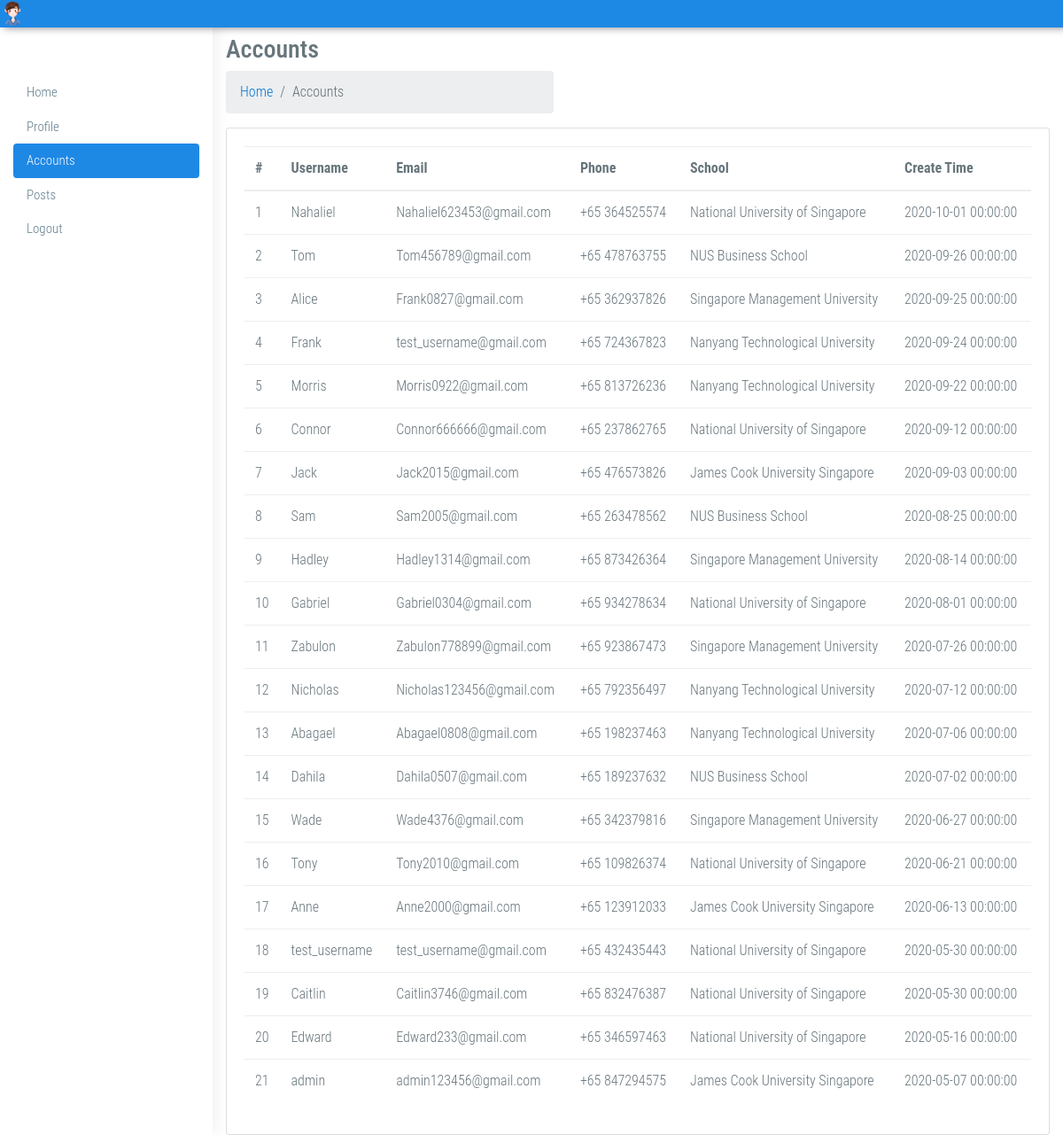
Page /admin_accounts.php on the committed database.
### tables this page shows
CREATE TABLE IF NOT EXISTS accounts(
id INT UNSIGNED AUTO_INCREMENT KEY,
username VARCHAR(40) NOT NULL,
password VARCHAR(100) NOT NULL,
is_admin INT UNSIGNED DEFAULT 0,
email VARCHAR(40) DEFAULT NULL,
phone VARCHAR(40) DEFAULT NULL,
school VARCHAR(40) DEFAULT NULL,
description VARCHAR(1000) DEFAULT 'Do not have a description yet',
headimg_url VARCHAR(255) DEFAULT "img/headimg/0.png",
create_date DATETIME DEFAULT CURRENT_TIMESTAMP()
);

### common.php (called while the page is built, shortened)
<?php
	function connect(){
	    $link = mysqli_connect(DB_HOST, DB_USER, DB_PASSWORD, DB_DATABASE) or die ( 'Failed to connect to the database<br/>ERROR ' . mysqli_connect_errno () . ':' . mysqli_connect_error () );
	    return $link;
	}
	function fetchAll($link, $query, $result_type = MYSQLI_ASSOC) {
	    $result = mysqli_query ( $link, $query );
	    if ($result && mysqli_num_rows ( $result ) > 0) {
	        while ( $row = mysqli_fetch_array ( $result, $result_type ) ) {
	            $rows [] = $row;
	        }
	        return $rows;
	    } else {
	        return false;
	    }
	}
	function getAllUsers()
	{
		$link = connect();
		$sql="SELECT * FROM accounts  ORDER BY create_date DESC limit 0,100";
		return fetchAll($link, $sql);
	}
?>

### admin_accounts.php (the view, shortened to what this page needs)
<?php
require_once dirname(__FILE__) .'/common.php';
?>
<!DOCTYPE html>
<html lang="en">
<head>
    <link rel="stylesheet" href="assets/plugins/bootstrap/css/bootstrap.min.css" >
    <link rel="stylesheet" href="css/backend-style.css">
</head>
<body class="fix-header fix-sidebar card-no-border">
    <div id="main-wrapper">
        <header class="topbar">
            <a class="userinfo" href=""><img src="img/headimg/1.png" class="profile-pic" />
            </a>
        </header>
        <aside class="left-sidebar">
            <div class="scroll-sidebar">
                <nav class="sidebar-nav">
                    <ul id="sidebarnav">
                        <li> <a href="index.php" ><span>Home</span></a>
                        </li>
                        <li> <a href="admin.php" aria-expanded="false"><span>Profile</span></a>
                        </li>
                        <li class="active"> <a href="admin_accounts.php"><span>Accounts</span></a>
                        </li>
                        <li> <a href="admin_posts.php"><span>Posts</span></a>
                        </li>
                        <li> <li> <a href="logout.php"><span>Logout</span></a>
                        </li>
                    </ul>
                </nav>
            </div>
        </aside>
        <div class="page-wrapper">
            <div class="container-fluid">
                <div class="row page-titles">
                    <div class="col-md-5 col-8 align-self-center">
                        <h3 class="text-themecolor m-b-0 m-t-0">Accounts</h3>
                        <ol class="breadcrumb">
                            <li class="breadcrumb-item"><a href="javascript:void(0)">Home</a></li>
                            <li class="breadcrumb-item active">Accounts</li>
                        </ol>
                    </div>
                </div>
                <div class="row">
                    <div class="col-lg-12">
                        <div class="card">
                            <div class="card-block">
                                <div class="table-responsive">
                                    <table class="table">
                                        <thead>
                                            <tr>
                                                <th>#</th>
                                                <th>Username</th>
                                                <th>Email</th>
                                                <th>Phone</th>
                                                <th>School</th>
                                                <th>Create Time</th>
                                            </tr>
                                        </thead>
                                        <tbody>
                                            <tr>
                                        <?php
                                                    $index=0;
                                                    $rows = getAllUsers();
                                                    foreach ($rows as $row){
                                                        $index+=1;
                                        ?>
                                                <td>
                                                    <?php echo $index; ?>
                                                </td>
                                                <td><?php echo $row['username']; ?></td>
                                                <td><?php echo $row['email']; ?></td>
                                                <td><?php echo $row['phone']; ?></td>
                                                <td><?php echo $row['school']; ?></td>
                                                <td><?php echo $row['create_date']; ?></td>
                                            </tr>
                                        <?php } ?>
                                        </tbody>
                                    </table>
                                </div>
                            </div>
                        </div>
                    </div>
                </div>
            </div>
    </div>
</body>
</html>

### css/backend-style.css (style rules this page uses)
body { background: #fff; font-family: 'Roboto Condensed', sans-serif; margin: 0; overflow-x: hidden; color: #67757c; font-weight: 300; }
html { position: relative; min-height: 100%; background: white; }
.profile-pic { width: 30px; border-radius: 100%; }
.userinfo { color: white; }
.topbar { background: #1e88e5; position: relative; z-index: 50; -webkit-box-shadow: 5px 0px 10px rgba(0, 0, 0, 0.5); box-shadow: 5px 0px 10px rgba(0, 0, 0, 0.5); margin-bottom: 10px; }
.scroll-sidebar { padding-bottom: 60px; }
.sidebar-nav { background: #fff; padding: 15px; }
.sidebar-nav ul { margin: 0px; padding: 0px; }
.sidebar-nav ul li { list-style: none; }
.sidebar-nav ul li a { color: #607d8b; padding: 8px 35px 8px 15px; display: block; font-size: 15px; border-radius: 4px; white-space: nowrap; }
@media (min-width: 1024px) { .page-wrapper { margin-left: 240px; } }
.left-sidebar { position: absolute; width: 240px; height: 100%; top: 0px; z-index: 20; padding-top: 70px; background: #fff; -webkit-box-shadow: 1px 0px 20px rgba(0, 0, 0, 0.08); box-shadow: 1px 0px 20px rgba(0, 0, 0, 0.08); }
.sidebar-nav { background: #fff; }
.sidebar-nav > ul > li.active > a, .sidebar-nav > ul > li.active:hover > a { color: #ffffff; background: #1e88e5; }

### rows in the picture
accounts: username "Nahaliel", email "Nahaliel623453@gmail.com", phone "+65 364525574", school "National University of Singapore", create_date "2020-10-01 00:00:00"
accounts: username "Tom", email "Tom456789@gmail.com", phone "+65 478763755", school "NUS Business School", create_date "2020-09-26 00:00:00"
accounts: username "Alice", email "Frank0827@gmail.com", phone "+65 362937826", school "Singapore Management University", create_date "2020-09-25 00:00:00"
accounts: username "Frank", email "test_username@gmail.com", phone "+65 724367823", school "Nanyang Technological University", create_date "2020-09-24 00:00:00"
accounts: username "Morris", email "Morris0922@gmail.com", phone "+65 813726236", school "Nanyang Technological University", create_date "2020-09-22 00:00:00"
accounts: username "Connor", email "Connor666666@gmail.com", phone "+65 237862765", school "National University of Singapore", create_date "2020-09-12 00:00:00"
accounts: username "Jack", email "Jack2015@gmail.com", phone "+65 476573826", school "James Cook University Singapore", create_date "2020-09-03 00:00:00"
accounts: username "Sam", email "Sam2005@gmail.com", phone "+65 263478562", school "NUS Business School", create_date "2020-08-25 00:00:00"
accounts: username "Hadley", email "Hadley1314@gmail.com", phone "+65 873426364", school "Singapore Management University", create_date "2020-08-14 00:00:00"
accounts: username "Gabriel", email "Gabriel0304@gmail.com", phone "+65 934278634", school "National University of Singapore", create_date "2020-08-01 00:00:00"
accounts: username "Zabulon", email "Zabulon778899@gmail.com", phone "+65 923867473", school "Singapore Management University", create_date "2020-07-26 00:00:00"
accounts: username "Nicholas", email "Nicholas123456@gmail.com", phone "+65 792356497", school "Nanyang Technological University", create_date "2020-07-12 00:00:00"
accounts: username "Abagael", email "Abagael0808@gmail.com", phone "+65 198237463", school "Nanyang Technological University", create_date "2020-07-06 00:00:00"
accounts: username "Dahila", email "Dahila0507@gmail.com", phone "+65 189237632", school "NUS Business School", create_date "2020-07-02 00:00:00"
accounts: username "Wade", email "Wade4376@gmail.com", phone "+65 342379816", school "Singapore Management University", create_date "2020-06-27 00:00:00"
accounts: username "Tony", email "Tony2010@gmail.com", phone "+65 109826374", school "National University of Singapore", create_date "2020-06-21 00:00:00"
accounts: username "Anne", email "Anne2000@gmail.com", phone "+65 123912033", school "James Cook University Singapore", create_date "2020-06-13 00:00:00"
accounts: username "test_username", email "test_username@gmail.com", phone "+65 432435443", school "National University of Singapore", create_date "2020-05-30 00:00:00"
accounts: username "Caitlin", email "Caitlin3746@gmail.com", phone "+65 832476387", school "National University of Singapore", create_date "2020-05-30 00:00:00"
accounts: username "Edward", email "Edward233@gmail.com", phone "+65 346597463", school "National University of Singapore", create_date "2020-05-16 00:00:00"
accounts: username "admin", email "admin123456@gmail.com", phone "+65 847294575", school "James Cook University Singapore", create_date "2020-05-07 00:00:00"
